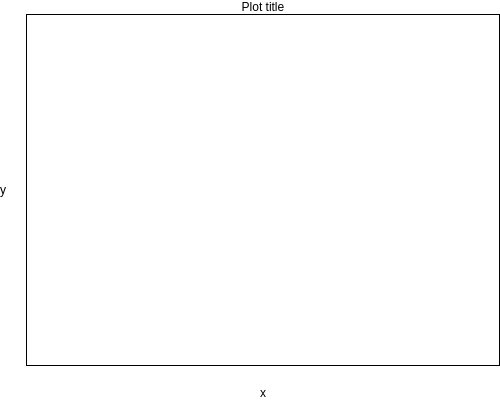
<ui version="4.0" >
 <class>CompoundWidget</class>
 <widget class="QWidget" name="CompoundWidget" >
  <property name="geometry" >
   <rect>
    <x>0</x>
    <y>0</y>
    <width>500</width>
    <height>400</height>
   </rect>
  </property>
  <property name="palette" >
   <palette>
    <active>
     <colorrole role="WindowText" >
      <brush brushstyle="SolidPattern" >
       <color alpha="255" >
        <red>0</red>
        <green>0</green>
        <blue>0</blue>
       </color>
      </brush>
     </colorrole>
     <colorrole role="Button" >
      <brush brushstyle="SolidPattern" >
       <color alpha="255" >
        <red>236</red>
        <green>233</green>
        <blue>216</blue>
       </color>
      </brush>
     </colorrole>
     <colorrole role="Light" >
      <brush brushstyle="SolidPattern" >
       <color alpha="255" >
        <red>255</red>
        <green>255</green>
        <blue>255</blue>
       </color>
      </brush>
     </colorrole>
     <colorrole role="Midlight" >
      <brush brushstyle="SolidPattern" >
       <color alpha="255" >
        <red>241</red>
        <green>239</green>
        <blue>226</blue>
       </color>
      </brush>
     </colorrole>
     <colorrole role="Dark" >
      <brush brushstyle="SolidPattern" >
       <color alpha="255" >
        <red>172</red>
        <green>168</green>
        <blue>153</blue>
       </color>
      </brush>
     </colorrole>
     <colorrole role="Mid" >
      <brush brushstyle="SolidPattern" >
       <color alpha="255" >
        <red>157</red>
        <green>155</green>
        <blue>144</blue>
       </color>
      </brush>
     </colorrole>
     <colorrole role="Text" >
      <brush brushstyle="SolidPattern" >
       <color alpha="255" >
        <red>0</red>
        <green>0</green>
        <blue>0</blue>
       </color>
      </brush>
     </colorrole>
     <colorrole role="BrightText" >
      <brush brushstyle="SolidPattern" >
       <color alpha="255" >
        <red>255</red>
        <green>255</green>
        <blue>255</blue>
       </color>
      </brush>
     </colorrole>
     <colorrole role="ButtonText" >
      <brush brushstyle="SolidPattern" >
       <color alpha="255" >
        <red>0</red>
        <green>0</green>
        <blue>0</blue>
       </color>
      </brush>
     </colorrole>
     <colorrole role="Base" >
      <brush brushstyle="SolidPattern" >
       <color alpha="255" >
        <red>255</red>
        <green>255</green>
        <blue>255</blue>
       </color>
      </brush>
     </colorrole>
     <colorrole role="Window" >
      <brush brushstyle="SolidPattern" >
       <color alpha="255" >
        <red>255</red>
        <green>255</green>
        <blue>255</blue>
       </color>
      </brush>
     </colorrole>
     <colorrole role="Shadow" >
      <brush brushstyle="SolidPattern" >
       <color alpha="255" >
        <red>113</red>
        <green>111</green>
        <blue>100</blue>
       </color>
      </brush>
     </colorrole>
     <colorrole role="Highlight" >
      <brush brushstyle="SolidPattern" >
       <color alpha="255" >
        <red>147</red>
        <green>160</green>
        <blue>112</blue>
       </color>
      </brush>
     </colorrole>
     <colorrole role="HighlightedText" >
      <brush brushstyle="SolidPattern" >
       <color alpha="255" >
        <red>255</red>
        <green>255</green>
        <blue>255</blue>
       </color>
      </brush>
     </colorrole>
     <colorrole role="AlternateBase" >
      <brush brushstyle="SolidPattern" >
       <color alpha="255" >
        <red>232</red>
        <green>232</green>
        <blue>232</blue>
       </color>
      </brush>
     </colorrole>
    </active>
    <inactive>
     <colorrole role="WindowText" >
      <brush brushstyle="SolidPattern" >
       <color alpha="255" >
        <red>0</red>
        <green>0</green>
        <blue>0</blue>
       </color>
      </brush>
     </colorrole>
     <colorrole role="Button" >
      <brush brushstyle="SolidPattern" >
       <color alpha="255" >
        <red>236</red>
        <green>233</green>
        <blue>216</blue>
       </color>
      </brush>
     </colorrole>
     <colorrole role="Light" >
      <brush brushstyle="SolidPattern" >
       <color alpha="255" >
        <red>255</red>
        <green>255</green>
        <blue>255</blue>
       </color>
      </brush>
     </colorrole>
     <colorrole role="Midlight" >
      <brush brushstyle="SolidPattern" >
       <color alpha="255" >
        <red>241</red>
        <green>239</green>
        <blue>226</blue>
       </color>
      </brush>
     </colorrole>
     <colorrole role="Dark" >
      <brush brushstyle="SolidPattern" >
       <color alpha="255" >
        <red>172</red>
        <green>168</green>
        <blue>153</blue>
       </color>
      </brush>
     </colorrole>
     <colorrole role="Mid" >
      <brush brushstyle="SolidPattern" >
       <color alpha="255" >
        <red>157</red>
        <green>155</green>
        <blue>144</blue>
       </color>
      </brush>
     </colorrole>
     <colorrole role="Text" >
      <brush brushstyle="SolidPattern" >
       <color alpha="255" >
        <red>0</red>
        <green>0</green>
        <blue>0</blue>
       </color>
      </brush>
     </colorrole>
     <colorrole role="BrightText" >
      <brush brushstyle="SolidPattern" >
       <color alpha="255" >
        <red>255</red>
        <green>255</green>
        <blue>255</blue>
       </color>
      </brush>
     </colorrole>
     <colorrole role="ButtonText" >
      <brush brushstyle="SolidPattern" >
       <color alpha="255" >
        <red>0</red>
        <green>0</green>
        <blue>0</blue>
       </color>
      </brush>
     </colorrole>
     <colorrole role="Base" >
      <brush brushstyle="SolidPattern" >
       <color alpha="255" >
        <red>255</red>
        <green>255</green>
        <blue>255</blue>
       </color>
      </brush>
     </colorrole>
     <colorrole role="Window" >
      <brush brushstyle="SolidPattern" >
       <color alpha="255" >
        <red>255</red>
        <green>255</green>
        <blue>255</blue>
       </color>
      </brush>
     </colorrole>
     <colorrole role="Shadow" >
      <brush brushstyle="SolidPattern" >
       <color alpha="255" >
        <red>113</red>
        <green>111</green>
        <blue>100</blue>
       </color>
      </brush>
     </colorrole>
     <colorrole role="Highlight" >
      <brush brushstyle="SolidPattern" >
       <color alpha="255" >
        <red>236</red>
        <green>233</green>
        <blue>216</blue>
       </color>
      </brush>
     </colorrole>
     <colorrole role="HighlightedText" >
      <brush brushstyle="SolidPattern" >
       <color alpha="255" >
        <red>0</red>
        <green>0</green>
        <blue>0</blue>
       </color>
      </brush>
     </colorrole>
     <colorrole role="AlternateBase" >
      <brush brushstyle="SolidPattern" >
       <color alpha="255" >
        <red>232</red>
        <green>232</green>
        <blue>232</blue>
       </color>
      </brush>
     </colorrole>
    </inactive>
    <disabled>
     <colorrole role="WindowText" >
      <brush brushstyle="SolidPattern" >
       <color alpha="255" >
        <red>118</red>
        <green>116</green>
        <blue>108</blue>
       </color>
      </brush>
     </colorrole>
     <colorrole role="Button" >
      <brush brushstyle="SolidPattern" >
       <color alpha="255" >
        <red>236</red>
        <green>233</green>
        <blue>216</blue>
       </color>
      </brush>
     </colorrole>
     <colorrole role="Light" >
      <brush brushstyle="SolidPattern" >
       <color alpha="255" >
        <red>255</red>
        <green>255</green>
        <blue>255</blue>
       </color>
      </brush>
     </colorrole>
     <colorrole role="Midlight" >
      <brush brushstyle="SolidPattern" >
       <color alpha="255" >
        <red>245</red>
        <green>244</green>
        <blue>235</blue>
       </color>
      </brush>
     </colorrole>
     <colorrole role="Dark" >
      <brush brushstyle="SolidPattern" >
       <color alpha="255" >
        <red>172</red>
        <green>168</green>
        <blue>153</blue>
       </color>
      </brush>
     </colorrole>
     <colorrole role="Mid" >
      <brush brushstyle="SolidPattern" >
       <color alpha="255" >
        <red>157</red>
        <green>155</green>
        <blue>144</blue>
       </color>
      </brush>
     </colorrole>
     <colorrole role="Text" >
      <brush brushstyle="SolidPattern" >
       <color alpha="255" >
        <red>118</red>
        <green>116</green>
        <blue>108</blue>
       </color>
      </brush>
     </colorrole>
     <colorrole role="BrightText" >
      <brush brushstyle="SolidPattern" >
       <color alpha="255" >
        <red>255</red>
        <green>255</green>
        <blue>255</blue>
       </color>
      </brush>
     </colorrole>
     <colorrole role="ButtonText" >
      <brush brushstyle="SolidPattern" >
       <color alpha="255" >
        <red>118</red>
        <green>116</green>
        <blue>108</blue>
       </color>
      </brush>
     </colorrole>
     <colorrole role="Base" >
      <brush brushstyle="SolidPattern" >
       <color alpha="255" >
        <red>236</red>
        <green>233</green>
        <blue>216</blue>
       </color>
      </brush>
     </colorrole>
     <colorrole role="Window" >
      <brush brushstyle="SolidPattern" >
       <color alpha="255" >
        <red>255</red>
        <green>255</green>
        <blue>255</blue>
       </color>
      </brush>
     </colorrole>
     <colorrole role="Shadow" >
      <brush brushstyle="SolidPattern" >
       <color alpha="255" >
        <red>0</red>
        <green>0</green>
        <blue>0</blue>
       </color>
      </brush>
     </colorrole>
     <colorrole role="Highlight" >
      <brush brushstyle="SolidPattern" >
       <color alpha="255" >
        <red>147</red>
        <green>160</green>
        <blue>112</blue>
       </color>
      </brush>
     </colorrole>
     <colorrole role="HighlightedText" >
      <brush brushstyle="SolidPattern" >
       <color alpha="255" >
        <red>255</red>
        <green>255</green>
        <blue>255</blue>
       </color>
      </brush>
     </colorrole>
     <colorrole role="AlternateBase" >
      <brush brushstyle="SolidPattern" >
       <color alpha="255" >
        <red>232</red>
        <green>232</green>
        <blue>232</blue>
       </color>
      </brush>
     </colorrole>
    </disabled>
   </palette>
  </property>
  <property name="windowTitle" >
   <string>Form</string>
  </property>
  <property name="styleSheet" >
   <string>background-color: white</string>
  </property>
  <layout class="QGridLayout" >
   <property name="margin" >
    <number>0</number>
   </property>
   <property name="spacing" >
    <number>6</number>
   </property>
   <item row="0" column="0" >
    <layout class="QGridLayout" >
     <property name="margin" >
      <number>0</number>
     </property>
     <property name="spacing" >
      <number>0</number>
     </property>
     <item row="1" column="2" >
      <widget class="GraphWidget" name="gwMain" >
       <property name="sizePolicy" >
        <sizepolicy>
         <hsizetype>7</hsizetype>
         <vsizetype>7</vsizetype>
         <horstretch>0</horstretch>
         <verstretch>0</verstretch>
        </sizepolicy>
       </property>
       <property name="frameShape" >
        <enum>QFrame::Box</enum>
       </property>
       <property name="frameShadow" >
        <enum>QFrame::Plain</enum>
       </property>
       <property name="lineWidth" >
        <number>1</number>
       </property>
      </widget>
     </item>
     <item row="2" column="2" >
      <widget class="QGraphicsView" name="gvBottom" >
       <property name="sizePolicy" >
        <sizepolicy>
         <hsizetype>7</hsizetype>
         <vsizetype>0</vsizetype>
         <horstretch>0</horstretch>
         <verstretch>0</verstretch>
        </sizepolicy>
       </property>
       <property name="minimumSize" >
        <size>
         <width>0</width>
         <height>20</height>
        </size>
       </property>
       <property name="maximumSize" >
        <size>
         <width>16777215</width>
         <height>20</height>
        </size>
       </property>
       <property name="styleSheet" >
        <string>background-color: white</string>
       </property>
       <property name="frameShape" >
        <enum>QFrame::NoFrame</enum>
       </property>
       <property name="frameShadow" >
        <enum>QFrame::Plain</enum>
       </property>
      </widget>
     </item>
     <item row="1" column="1" >
      <widget class="QGraphicsView" name="gvLeft" >
       <property name="sizePolicy" >
        <sizepolicy>
         <hsizetype>5</hsizetype>
         <vsizetype>7</vsizetype>
         <horstretch>0</horstretch>
         <verstretch>0</verstretch>
        </sizepolicy>
       </property>
       <property name="minimumSize" >
        <size>
         <width>20</width>
         <height>0</height>
        </size>
       </property>
       <property name="maximumSize" >
        <size>
         <width>20</width>
         <height>16777215</height>
        </size>
       </property>
       <property name="styleSheet" >
        <string>background-color: white</string>
       </property>
       <property name="frameShape" >
        <enum>QFrame::NoFrame</enum>
       </property>
       <property name="frameShadow" >
        <enum>QFrame::Plain</enum>
       </property>
      </widget>
     </item>
     <item row="1" column="3" >
      <widget class="QFrame" name="legendFrame" >
       <property name="palette" >
        <palette>
         <active>
          <colorrole role="WindowText" >
           <brush brushstyle="SolidPattern" >
            <color alpha="255" >
             <red>0</red>
             <green>0</green>
             <blue>0</blue>
            </color>
           </brush>
          </colorrole>
          <colorrole role="Button" >
           <brush brushstyle="SolidPattern" >
            <color alpha="255" >
             <red>236</red>
             <green>233</green>
             <blue>216</blue>
            </color>
           </brush>
          </colorrole>
          <colorrole role="Light" >
           <brush brushstyle="SolidPattern" >
            <color alpha="255" >
             <red>255</red>
             <green>255</green>
             <blue>255</blue>
            </color>
           </brush>
          </colorrole>
          <colorrole role="Midlight" >
           <brush brushstyle="SolidPattern" >
            <color alpha="255" >
             <red>241</red>
             <green>239</green>
             <blue>226</blue>
            </color>
           </brush>
          </colorrole>
          <colorrole role="Dark" >
           <brush brushstyle="SolidPattern" >
            <color alpha="255" >
             <red>172</red>
             <green>168</green>
             <blue>153</blue>
            </color>
           </brush>
          </colorrole>
          <colorrole role="Mid" >
           <brush brushstyle="SolidPattern" >
            <color alpha="255" >
             <red>157</red>
             <green>155</green>
             <blue>144</blue>
            </color>
           </brush>
          </colorrole>
          <colorrole role="Text" >
           <brush brushstyle="SolidPattern" >
            <color alpha="255" >
             <red>0</red>
             <green>0</green>
             <blue>0</blue>
            </color>
           </brush>
          </colorrole>
          <colorrole role="BrightText" >
           <brush brushstyle="SolidPattern" >
            <color alpha="255" >
             <red>255</red>
             <green>255</green>
             <blue>255</blue>
            </color>
           </brush>
          </colorrole>
          <colorrole role="ButtonText" >
           <brush brushstyle="SolidPattern" >
            <color alpha="255" >
             <red>0</red>
             <green>0</green>
             <blue>0</blue>
            </color>
           </brush>
          </colorrole>
          <colorrole role="Base" >
           <brush brushstyle="SolidPattern" >
            <color alpha="255" >
             <red>255</red>
             <green>255</green>
             <blue>255</blue>
            </color>
           </brush>
          </colorrole>
          <colorrole role="Window" >
           <brush brushstyle="SolidPattern" >
            <color alpha="255" >
             <red>255</red>
             <green>255</green>
             <blue>255</blue>
            </color>
           </brush>
          </colorrole>
          <colorrole role="Shadow" >
           <brush brushstyle="SolidPattern" >
            <color alpha="255" >
             <red>113</red>
             <green>111</green>
             <blue>100</blue>
            </color>
           </brush>
          </colorrole>
          <colorrole role="Highlight" >
           <brush brushstyle="SolidPattern" >
            <color alpha="255" >
             <red>147</red>
             <green>160</green>
             <blue>112</blue>
            </color>
           </brush>
          </colorrole>
          <colorrole role="HighlightedText" >
           <brush brushstyle="SolidPattern" >
            <color alpha="255" >
             <red>255</red>
             <green>255</green>
             <blue>255</blue>
            </color>
           </brush>
          </colorrole>
          <colorrole role="AlternateBase" >
           <brush brushstyle="SolidPattern" >
            <color alpha="255" >
             <red>232</red>
             <green>232</green>
             <blue>232</blue>
            </color>
           </brush>
          </colorrole>
         </active>
         <inactive>
          <colorrole role="WindowText" >
           <brush brushstyle="SolidPattern" >
            <color alpha="255" >
             <red>0</red>
             <green>0</green>
             <blue>0</blue>
            </color>
           </brush>
          </colorrole>
          <colorrole role="Button" >
           <brush brushstyle="SolidPattern" >
            <color alpha="255" >
             <red>236</red>
             <green>233</green>
             <blue>216</blue>
            </color>
           </brush>
          </colorrole>
          <colorrole role="Light" >
           <brush brushstyle="SolidPattern" >
            <color alpha="255" >
             <red>255</red>
             <green>255</green>
             <blue>255</blue>
            </color>
           </brush>
          </colorrole>
          <colorrole role="Midlight" >
           <brush brushstyle="SolidPattern" >
            <color alpha="255" >
             <red>241</red>
             <green>239</green>
             <blue>226</blue>
            </color>
           </brush>
          </colorrole>
          <colorrole role="Dark" >
           <brush brushstyle="SolidPattern" >
            <color alpha="255" >
             <red>172</red>
             <green>168</green>
             <blue>153</blue>
            </color>
           </brush>
          </colorrole>
          <colorrole role="Mid" >
           <brush brushstyle="SolidPattern" >
            <color alpha="255" >
             <red>157</red>
             <green>155</green>
             <blue>144</blue>
            </color>
           </brush>
          </colorrole>
          <colorrole role="Text" >
           <brush brushstyle="SolidPattern" >
            <color alpha="255" >
             <red>0</red>
             <green>0</green>
             <blue>0</blue>
            </color>
           </brush>
          </colorrole>
          <colorrole role="BrightText" >
           <brush brushstyle="SolidPattern" >
            <color alpha="255" >
             <red>255</red>
             <green>255</green>
             <blue>255</blue>
            </color>
           </brush>
          </colorrole>
          <colorrole role="ButtonText" >
           <brush brushstyle="SolidPattern" >
            <color alpha="255" >
             <red>0</red>
             <green>0</green>
             <blue>0</blue>
            </color>
           </brush>
          </colorrole>
          <colorrole role="Base" >
           <brush brushstyle="SolidPattern" >
            <color alpha="255" >
             <red>255</red>
             <green>255</green>
             <blue>255</blue>
            </color>
           </brush>
          </colorrole>
          <colorrole role="Window" >
           <brush brushstyle="SolidPattern" >
            <color alpha="255" >
             <red>255</red>
             <green>255</green>
             <blue>255</blue>
            </color>
           </brush>
          </colorrole>
          <colorrole role="Shadow" >
           <brush brushstyle="SolidPattern" >
            <color alpha="255" >
             <red>113</red>
             <green>111</green>
             <blue>100</blue>
            </color>
           </brush>
          </colorrole>
          <colorrole role="Highlight" >
           <brush brushstyle="SolidPattern" >
            <color alpha="255" >
             <red>236</red>
             <green>233</green>
             <blue>216</blue>
            </color>
           </brush>
          </colorrole>
          <colorrole role="HighlightedText" >
           <brush brushstyle="SolidPattern" >
            <color alpha="255" >
             <red>0</red>
             <green>0</green>
             <blue>0</blue>
            </color>
           </brush>
          </colorrole>
          <colorrole role="AlternateBase" >
           <brush brushstyle="SolidPattern" >
            <color alpha="255" >
             <red>232</red>
             <green>232</green>
             <blue>232</blue>
            </color>
           </brush>
          </colorrole>
         </inactive>
         <disabled>
          <colorrole role="WindowText" >
           <brush brushstyle="SolidPattern" >
            <color alpha="255" >
             <red>118</red>
             <green>116</green>
             <blue>108</blue>
            </color>
           </brush>
          </colorrole>
          <colorrole role="Button" >
           <brush brushstyle="SolidPattern" >
            <color alpha="255" >
             <red>236</red>
             <green>233</green>
             <blue>216</blue>
            </color>
           </brush>
          </colorrole>
          <colorrole role="Light" >
           <brush brushstyle="SolidPattern" >
            <color alpha="255" >
             <red>255</red>
             <green>255</green>
             <blue>255</blue>
            </color>
           </brush>
          </colorrole>
          <colorrole role="Midlight" >
           <brush brushstyle="SolidPattern" >
            <color alpha="255" >
             <red>245</red>
             <green>244</green>
             <blue>235</blue>
            </color>
           </brush>
          </colorrole>
          <colorrole role="Dark" >
           <brush brushstyle="SolidPattern" >
            <color alpha="255" >
             <red>172</red>
             <green>168</green>
             <blue>153</blue>
            </color>
           </brush>
          </colorrole>
          <colorrole role="Mid" >
           <brush brushstyle="SolidPattern" >
            <color alpha="255" >
             <red>157</red>
             <green>155</green>
             <blue>144</blue>
            </color>
           </brush>
          </colorrole>
          <colorrole role="Text" >
           <brush brushstyle="SolidPattern" >
            <color alpha="255" >
             <red>118</red>
             <green>116</green>
             <blue>108</blue>
            </color>
           </brush>
          </colorrole>
          <colorrole role="BrightText" >
           <brush brushstyle="SolidPattern" >
            <color alpha="255" >
             <red>255</red>
             <green>255</green>
             <blue>255</blue>
            </color>
           </brush>
          </colorrole>
          <colorrole role="ButtonText" >
           <brush brushstyle="SolidPattern" >
            <color alpha="255" >
             <red>118</red>
             <green>116</green>
             <blue>108</blue>
            </color>
           </brush>
          </colorrole>
          <colorrole role="Base" >
           <brush brushstyle="SolidPattern" >
            <color alpha="255" >
             <red>236</red>
             <green>233</green>
             <blue>216</blue>
            </color>
           </brush>
          </colorrole>
          <colorrole role="Window" >
           <brush brushstyle="SolidPattern" >
            <color alpha="255" >
             <red>255</red>
             <green>255</green>
             <blue>255</blue>
            </color>
           </brush>
          </colorrole>
          <colorrole role="Shadow" >
           <brush brushstyle="SolidPattern" >
            <color alpha="255" >
             <red>0</red>
             <green>0</green>
             <blue>0</blue>
            </color>
           </brush>
          </colorrole>
          <colorrole role="Highlight" >
           <brush brushstyle="SolidPattern" >
            <color alpha="255" >
             <red>147</red>
             <green>160</green>
             <blue>112</blue>
            </color>
           </brush>
          </colorrole>
          <colorrole role="HighlightedText" >
           <brush brushstyle="SolidPattern" >
            <color alpha="255" >
             <red>255</red>
             <green>255</green>
             <blue>255</blue>
            </color>
           </brush>
          </colorrole>
          <colorrole role="AlternateBase" >
           <brush brushstyle="SolidPattern" >
            <color alpha="255" >
             <red>232</red>
             <green>232</green>
             <blue>232</blue>
            </color>
           </brush>
          </colorrole>
         </disabled>
        </palette>
       </property>
       <property name="styleSheet" >
        <string>background-color: white</string>
       </property>
       <property name="frameShape" >
        <enum>QFrame::StyledPanel</enum>
       </property>
       <property name="frameShadow" >
        <enum>QFrame::Raised</enum>
       </property>
      </widget>
     </item>
     <item row="1" column="0" >
      <widget class="VerticalLabel" name="yLabel" >
       <property name="sizePolicy" >
        <sizepolicy>
         <hsizetype>0</hsizetype>
         <vsizetype>7</vsizetype>
         <horstretch>0</horstretch>
         <verstretch>0</verstretch>
        </sizepolicy>
       </property>
       <property name="styleSheet" >
        <string>background-color: white</string>
       </property>
       <property name="text" >
        <string>y</string>
       </property>
       <property name="alignment" >
        <set>Qt::AlignCenter</set>
       </property>
      </widget>
     </item>
     <item row="0" column="2" >
      <widget class="Label" name="plotTitle" >
       <property name="font" >
        <font/>
       </property>
       <property name="styleSheet" >
        <string>background-color:white</string>
       </property>
       <property name="text" >
        <string>Plot title</string>
       </property>
       <property name="alignment" >
        <set>Qt::AlignCenter</set>
       </property>
      </widget>
     </item>
     <item row="3" column="2" >
      <widget class="Label" name="xLabel" >
       <property name="layoutDirection" >
        <enum>Qt::LeftToRight</enum>
       </property>
       <property name="styleSheet" >
        <string>background-color: white</string>
       </property>
       <property name="text" >
        <string>x</string>
       </property>
       <property name="alignment" >
        <set>Qt::AlignCenter</set>
       </property>
      </widget>
     </item>
    </layout>
   </item>
  </layout>
 </widget>
 <customwidgets>
  <customwidget>
   <class>GraphWidget</class>
   <extends>QGraphicsView</extends>
   <header>graphWidget.h</header>
  </customwidget>
  <customwidget>
   <class>VerticalLabel</class>
   <extends>QLabel</extends>
   <header>verticalLabel.h</header>
  </customwidget>
  <customwidget>
   <class>Label</class>
   <extends>QLabel</extends>
   <header>label.h</header>
  </customwidget>
 </customwidgets>
 <resources/>
 <connections/>
</ui>
